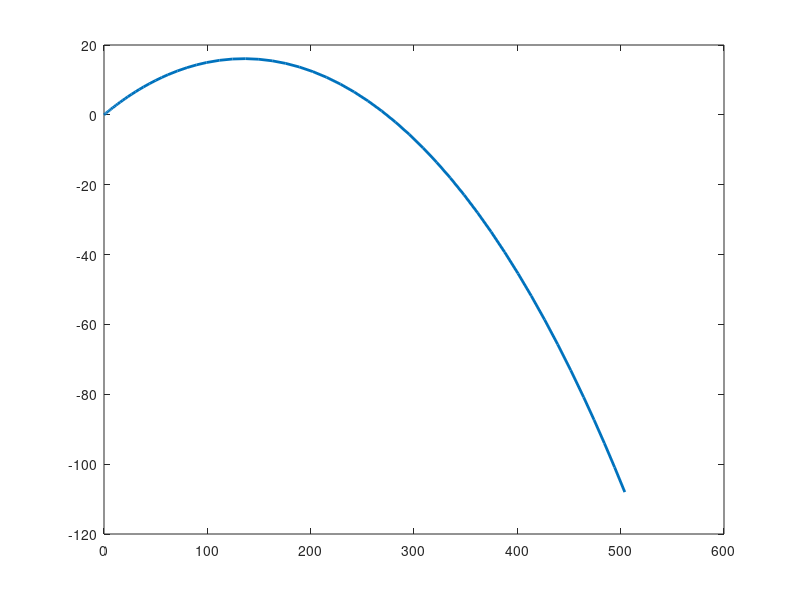

Reproduce this figure in MATLAB.
function plane()

    g = 9.81;        % acceleration due to gravity (m/s^2)
    m = 65000;      % mass of airplane (kg)
    rho = 1.3;      % density of air (kg/m^3)
    A = 330;        % cross-sectional area of plane (m^2)
    C_l = 0.2;     % coefficient of lift (dimensionless)
    C_D = 0.6;      % coefficient of drag (dimensionless)
    
    %F_thrust = 750000;
    
    initial_pos = [0, 0];
    initial_vel = [40, 10];
    
    [TIME, Y] = ode45(@differentials, [0, 10], [initial_pos, initial_vel]);
    
    plot(Y(:,1), Y(:,2), 'linewidth', 2);

    function res = differentials(t, W)
        P = W(1:2);
        V = W(3:4);
        
        v = norm(V);
        v_hat = V / v;
        s_hat = fliplr(v_hat);
        
        F_thrust = 750000*exp(-0.139*t);
        
        dPdt = V;
        dVdt = [0; -g] + ([F_thrust*cos(pi/4);F_thrust*cos(pi/4)]/m) + ((rho*A*v^2) / (2*m)) * (C_l*s_hat - C_D*v_hat);
        
        res = [dPdt; dVdt];
        disp(dVdt);
    end

end
